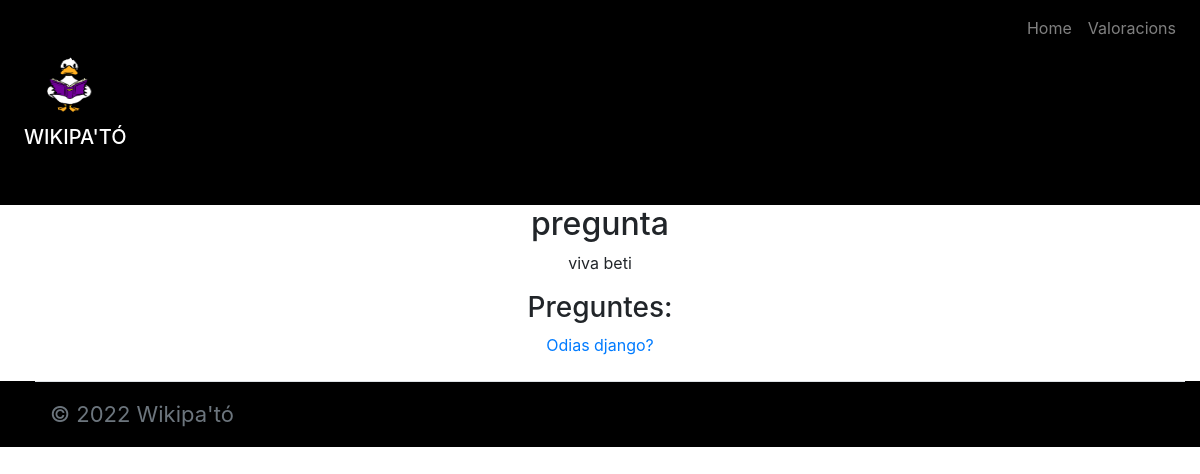
The app's page /polls/post/1/ with its own data.
### polls/models.py (models this page shows, shortened)
class Post(models.Model):
    title = models.CharField(max_length=200)
    text = models.TextField()
    created_date = models.DateTimeField(default=timezone.now)
    pub_date = models.DateTimeField(blank=True, null=True)

class Question(models.Model):
    question_text = models.CharField(max_length=200)
    post = models.ForeignKey(Post, on_delete=models.CASCADE)
    pub_date = models.DateTimeField('date published')

### polls/views.py (the view)
# urls.py: path('post/<int:pk>/', views.post_detail, name='post_detail'),
def post_detail(request, pk):
    post = get_object_or_404(Post, pk=pk)
    return render(request, 'polls/post_detail.html', {'post': post})

### polls/templates/polls/post_detail.html (shortened to what this page needs)
{% extends 'base.html' %}
{% block content %}
<div class="px-4 py-5" style="background-color:black; margin-top:0">
    <img style="color:white; margin-left:10px" src='/images/jacobo.png' width="72" height="77">
    <h5 class="display-5 fw-bold" style="color:white">WIKIPA'TÓ</h5>
  </div>
    <div class="post" style="text-align:center">
        <h2>{{ post.title }}</h2>
        <p>{{ post.text|linebreaksbr }}</p>
        <h3>Preguntes: </h3>
        <div class="preguntes">
            {% for question in post.question_set.all %}
                <a href="{% url 'polls:detail' question.id %}"><p>{{ question.question_text }}</p></a>
            {% endfor %}
        </div>
        </div>
{% endblock %}

### records on screen
Post: title "pregunta", text "viva beti"
Question: question_text "Odias django?"
